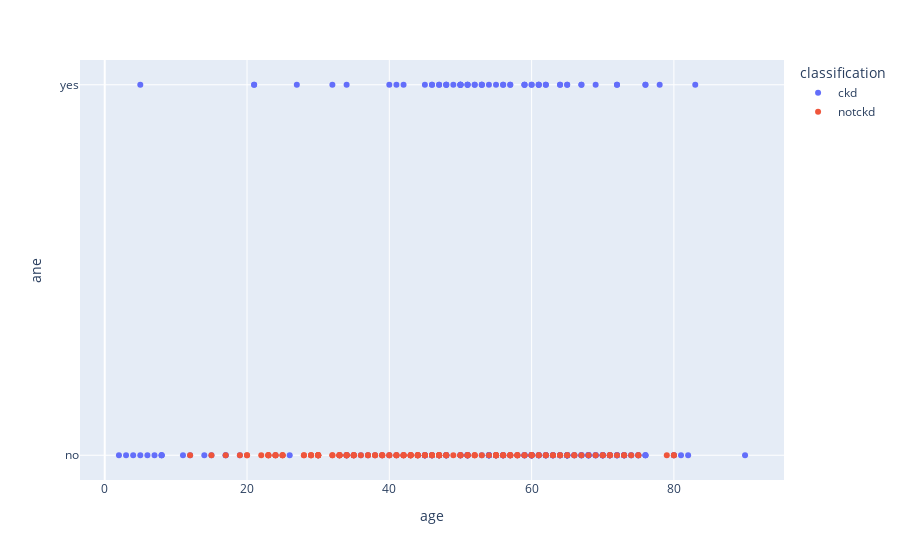

Notebook source saved alongside this figure:
### Code cell
px.scatter(data, x="age", y="ane", color="classification")

### Figure 1 — Plotly figure (JSON) as saved in the notebook; plotly's stock layout.template omitted (floating-point values rounded to 4 significant figures; data arrays with more than 128 entries replaced by an {"elided": "..."} marker saying what was removed)
{"data": [{"hovertemplate": "classification=ckd<br>age=%{x}<br>ane=%{y}<extra></extra>", "legendgroup": "ckd", "marker": {"color": "#636efa", "symbol": "circle"}, "mode": "markers", "name": "ckd", "orientation": "h", "showlegend": true, "type": "scatter", "x": {"elided": "250 int values"}, "xaxis": "x", "y": {"elided": "250 str values"}, "yaxis": "y"}, {"hovertemplate": "classification=notckd<br>age=%{x}<br>ane=%{y}<extra></extra>", "legendgroup": "notckd", "marker": {"color": "#EF553B", "symbol": "circle"}, "mode": "markers", "name": "notckd", "orientation": "h", "showlegend": true, "type": "scatter", "x": {"elided": "150 int values"}, "xaxis": "x", "y": {"elided": "150 str values"}, "yaxis": "y"}], "layout": {"legend": {"title": {"text": "classification"}, "tracegroupgap": 0}, "margin": {"t": 60}, "xaxis": {"anchor": "y", "domain": [0, 1], "title": {"text": "age"}}, "yaxis": {"anchor": "x", "domain": [0, 1], "title": {"text": "ane"}}}}
